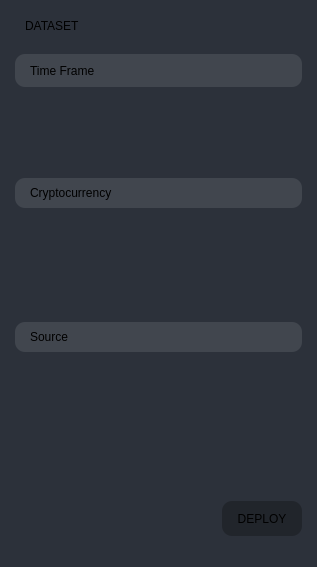
                           <widget class="QFrame" name="deployDatasetCard">
                            <property name="minimumSize">
                             <size>
                              <width>317</width>
                              <height>548</height>
                             </size>
                            </property>
                            <property name="maximumSize">
                             <size>
                              <width>317</width>
                              <height>16777215</height>
                             </size>
                            </property>
                            <property name="styleSheet">
                             <string notr="true">background: #2C313A;
border-radius: 10px;</string>
                            </property>
                            <property name="frameShape">
                             <enum>QFrame::NoFrame</enum>
                            </property>
                            <property name="frameShadow">
                             <enum>QFrame::Raised</enum>
                            </property>
                            <layout class="QVBoxLayout" name="verticalLayout_56">
                             <property name="spacing">
                              <number>13</number>
                             </property>
                             <property name="leftMargin">
                              <number>15</number>
                             </property>
                             <property name="topMargin">
                              <number>13</number>
                             </property>
                             <property name="rightMargin">
                              <number>15</number>
                             </property>
                             <property name="bottomMargin">
                              <number>13</number>
                             </property>
                             <item>
                              <widget class="QFrame" name="frame_60">
                               <property name="minimumSize">
                                <size>
                                 <width>0</width>
                                 <height>26</height>
                                </size>
                               </property>
                               <property name="maximumSize">
                                <size>
                                 <width>16777215</width>
                                 <height>26</height>
                                </size>
                               </property>
                               <property name="frameShape">
                                <enum>QFrame::NoFrame</enum>
                               </property>
                               <property name="frameShadow">
                                <enum>QFrame::Raised</enum>
                               </property>
                               <layout class="QVBoxLayout" name="verticalLayout_57">
                                <property name="spacing">
                                 <number>0</number>
                                </property>
                                <property name="leftMargin">
                                 <number>10</number>
                                </property>
                                <property name="topMargin">
                                 <number>0</number>
                                </property>
                                <property name="rightMargin">
                                 <number>0</number>
                                </property>
                                <property name="bottomMargin">
                                 <number>0</number>
                                </property>
                                <item alignment="Qt::AlignLeft">
                                 <widget class="QLabel" name="label_18">
                                  <property name="styleSheet">
                                   <string notr="true">font: 15px &quot;Segoe UI BOLD&quot;;</string>
                                  </property>
                                  <property name="text">
                                   <string>DATASET</string>
                                  </property>
                                 </widget>
                                </item>
                               </layout>
                              </widget>
                             </item>
                             <item>
                              <widget class="QFrame" name="frame_61">
                               <property name="minimumSize">
                                <size>
                                 <width>0</width>
                                 <height>418</height>
                                </size>
                               </property>
                               <property name="frameShape">
                                <enum>QFrame::NoFrame</enum>
                               </property>
                               <property name="frameShadow">
                                <enum>QFrame::Raised</enum>
                               </property>
                               <layout class="QGridLayout" name="gridLayout_4">
                                <property name="leftMargin">
                                 <number>0</number>
                                </property>
                                <property name="topMargin">
                                 <number>0</number>
                                </property>
                                <property name="rightMargin">
                                 <number>0</number>
                                </property>
                                <property name="bottomMargin">
                                 <number>0</number>
                                </property>
                                <property name="spacing">
                                 <number>25</number>
                                </property>
                                <item row="1" column="0">
                                 <widget class="QFrame" name="deployCryptoFrame">
                                  <property name="frameShape">
                                   <enum>QFrame::NoFrame</enum>
                                  </property>
                                  <property name="frameShadow">
                                   <enum>QFrame::Raised</enum>
                                  </property>
                                  <layout class="QVBoxLayout" name="verticalLayout_58">
                                   <property name="spacing">
                                    <number>10</number>
                                   </property>
                                   <property name="leftMargin">
                                    <number>0</number>
                                   </property>
                                   <property name="topMargin">
                                    <number>0</number>
                                   </property>
                                   <property name="rightMargin">
                                    <number>0</number>
                                   </property>
                                   <property name="bottomMargin">
                                    <number>0</number>
                                   </property>
                                   <item>
                                    <widget class="QFrame" name="frame_63">
                                     <property name="maximumSize">
                                      <size>
                                       <width>16777215</width>
                                       <height>33</height>
                                      </size>
                                     </property>
                                     <property name="styleSheet">
                                      <string notr="true">background: #41464E;
	border-radius: 10px;</string>
                                     </property>
                                     <property name="frameShape">
                                      <enum>QFrame::NoFrame</enum>
                                     </property>
                                     <property name="frameShadow">
                                      <enum>QFrame::Raised</enum>
                                     </property>
                                     <layout class="QVBoxLayout" name="verticalLayout_59">
                                      <property name="spacing">
                                       <number>0</number>
                                      </property>
                                      <property name="leftMargin">
                                       <number>15</number>
                                      </property>
                                      <property name="topMargin">
                                       <number>8</number>
                                      </property>
                                      <property name="rightMargin">
                                       <number>15</number>
                                      </property>
                                      <property name="bottomMargin">
                                       <number>8</number>
                                      </property>
                                      <item>
                                       <widget class="QLabel" name="label_19">
                                        <property name="text">
                                         <string>Cryptocurrency</string>
                                        </property>
                                       </widget>
                                      </item>
                                     </layout>
                                    </widget>
                                   </item>
                                   <item>
                                    <widget class="QFrame" name="frame_64">
                                     <property name="maximumSize">
                                      <size>
                                       <width>16777215</width>
                                       <height>79</height>
                                      </size>
                                     </property>
                                     <property name="frameShape">
                                      <enum>QFrame::NoFrame</enum>
                                     </property>
                                     <property name="frameShadow">
                                      <enum>QFrame::Raised</enum>
                                     </property>
                                     <layout class="QVBoxLayout" name="verticalLayout_60">
                                      <property name="spacing">
                                       <number>0</number>
                                      </property>
                                      <property name="leftMargin">
                                       <number>15</number>
                                      </property>
                                      <property name="topMargin">
                                       <number>0</number>
                                      </property>
                                      <property name="rightMargin">
                                       <number>15</number>
                                      </property>
                                      <property name="bottomMargin">
                                       <number>0</number>
                                      </property>
                                      <item alignment="Qt::AlignLeft">
                                       <widget class="QFrame" name="deployCryptoListFrame">
                                        <property name="frameShape">
                                         <enum>QFrame::NoFrame</enum>
                                        </property>
                                        <property name="frameShadow">
                                         <enum>QFrame::Raised</enum>
                                        </property>
                                        <layout class="QVBoxLayout" name="verticalLayout_61">
                                         <property name="spacing">
                                          <number>8</number>
                                         </property>
                                         <property name="leftMargin">
                                          <number>0</number>
                                         </property>
                                         <property name="topMargin">
                                          <number>0</number>
                                         </property>
                                         <property name="rightMargin">
                                          <number>0</number>
                                         </property>
                                         <property name="bottomMargin">
                                          <number>0</number>
                                         </property>
                                         <item>
                                          <widget class="QListWidget" name="deployCryptoList">
                                           <property name="frameShape">
                                            <enum>QFrame::NoFrame</enum>
                                           </property>
                                           <property name="editTriggers">
                                            <set>QAbstractItemView::NoEditTriggers</set>
                                           </property>
                                          </widget>
                                         </item>
                                        </layout>
                                       </widget>
                                      </item>
                                     </layout>
                                    </widget>
                                   </item>
                                  </layout>
                                 </widget>
                                </item>
                                <item row="0" column="0">
                                 <widget class="QFrame" name="deployTimeFrameFrame">
                                  <property name="frameShape">
                                   <enum>QFrame::NoFrame</enum>
                                  </property>
                                  <property name="frameShadow">
                                   <enum>QFrame::Raised</enum>
                                  </property>
                                  <layout class="QVBoxLayout" name="verticalLayout_62">
                                   <property name="spacing">
                                    <number>10</number>
                                   </property>
                                   <property name="leftMargin">
                                    <number>0</number>
                                   </property>
                                   <property name="topMargin">
                                    <number>0</number>
                                   </property>
                                   <property name="rightMargin">
                                    <number>0</number>
                                   </property>
                                   <property name="bottomMargin">
                                    <number>0</number>
                                   </property>
                                   <item>
                                    <widget class="QFrame" name="divHeader_3">
                                     <property name="maximumSize">
                                      <size>
                                       <width>16777215</width>
                                       <height>33</height>
                                      </size>
                                     </property>
                                     <property name="styleSheet">
                                      <string notr="true">background: #41464E;
	border-radius: 10px;</string>
                                     </property>
                                     <property name="frameShape">
                                      <enum>QFrame::NoFrame</enum>
                                     </property>
                                     <property name="frameShadow">
                                      <enum>QFrame::Raised</enum>
                                     </property>
                                     <layout class="QVBoxLayout" name="verticalLayout_63">
                                      <property name="spacing">
                                       <number>0</number>
                                      </property>
                                      <property name="leftMargin">
                                       <number>15</number>
                                      </property>
                                      <property name="topMargin">
                                       <number>8</number>
                                      </property>
                                      <property name="rightMargin">
                                       <number>15</number>
                                      </property>
                                      <property name="bottomMargin">
                                       <number>8</number>
                                      </property>
                                      <item>
                                       <widget class="QLabel" name="label_20">
                                        <property name="styleSheet">
                                         <string notr="true"/>
                                        </property>
                                        <property name="text">
                                         <string>Time Frame</string>
                                        </property>
                                       </widget>
                                      </item>
                                     </layout>
                                    </widget>
                                   </item>
                                   <item>
                                    <widget class="QFrame" name="frame_66">
                                     <property name="maximumSize">
                                      <size>
                                       <width>16777215</width>
                                       <height>52</height>
                                      </size>
                                     </property>
                                     <property name="frameShape">
                                      <enum>QFrame::NoFrame</enum>
                                     </property>
                                     <property name="frameShadow">
                                      <enum>QFrame::Raised</enum>
                                     </property>
                                     <layout class="QVBoxLayout" name="verticalLayout_64">
                                      <property name="spacing">
                                       <number>8</number>
                                      </property>
                                      <property name="leftMargin">
                                       <number>15</number>
                                      </property>
                                      <property name="topMargin">
                                       <number>0</number>
                                      </property>
                                      <property name="rightMargin">
                                       <number>15</number>
                                      </property>
                                      <property name="bottomMargin">
                                       <number>0</number>
                                      </property>
                                      <item alignment="Qt::AlignLeft">
                                       <widget class="QFrame" name="deployTimeFrameListFrame">
                                        <property name="frameShape">
                                         <enum>QFrame::NoFrame</enum>
                                        </property>
                                        <property name="frameShadow">
                                         <enum>QFrame::Raised</enum>
                                        </property>
                                        <layout class="QVBoxLayout" name="verticalLayout_65">
                                         <property name="spacing">
                                          <number>0</number>
                                         </property>
                                         <property name="leftMargin">
                                          <number>0</number>
                                         </property>
                                         <property name="topMargin">
                                          <number>0</number>
                                         </property>
                                         <property name="rightMargin">
                                          <number>0</number>
                                         </property>
                                         <property name="bottomMargin">
                                          <number>0</number>
                                         </property>
                                         <item>
                                          <widget class="QListWidget" name="deployTimeFrameList">
                                           <property name="frameShape">
                                            <enum>QFrame::NoFrame</enum>
                                           </property>
                                           <property name="editTriggers">
                                            <set>QAbstractItemView::NoEditTriggers</set>
                                           </property>
                                          </widget>
                                         </item>
                                        </layout>
                                       </widget>
                                      </item>
                                     </layout>
                                    </widget>
                                   </item>
                                  </layout>
                                 </widget>
                                </item>
                                <item row="2" column="0">
                                 <widget class="QFrame" name="deploySourceFrame">
                                  <property name="frameShape">
                                   <enum>QFrame::NoFrame</enum>
                                  </property>
                                  <property name="frameShadow">
                                   <enum>QFrame::Raised</enum>
                                  </property>
                                  <layout class="QVBoxLayout" name="verticalLayout_76">
                                   <property name="spacing">
                                    <number>10</number>
                                   </property>
                                   <property name="leftMargin">
                                    <number>0</number>
                                   </property>
                                   <property name="topMargin">
                                    <number>0</number>
                                   </property>
                                   <property name="rightMargin">
                                    <number>0</number>
                                   </property>
                                   <property name="bottomMargin">
                                    <number>0</number>
                                   </property>
                                   <item>
                                    <widget class="QFrame" name="frame_69">
                                     <property name="maximumSize">
                                      <size>
                                       <width>16777215</width>
                                       <height>33</height>
                                      </size>
                                     </property>
                                     <property name="styleSheet">
                                      <string notr="true">background: #41464E;
border-radius: 10px;</string>
                                     </property>
                                     <property name="frameShape">
                                      <enum>QFrame::NoFrame</enum>
                                     </property>
                                     <property name="frameShadow">
                                      <enum>QFrame::Raised</enum>
                                     </property>
                                     <layout class="QVBoxLayout" name="verticalLayout_77">
                                      <property name="spacing">
                                       <number>0</number>
                                      </property>
                                      <property name="leftMargin">
                                       <number>15</number>
                                      </property>
                                      <property name="topMargin">
                                       <number>8</number>
                                      </property>
                                      <property name="rightMargin">
                                       <number>15</number>
                                      </property>
                                      <property name="bottomMargin">
                                       <number>8</number>
                                      </property>
                                      <item>
                                       <widget class="QLabel" name="label_26">
                                        <property name="text">
                                         <string>Source</string>
                                        </property>
                                       </widget>
                                      </item>
                                     </layout>
                                    </widget>
                                   </item>
                                   <item>
                                    <widget class="QFrame" name="frame_74">
                                     <property name="maximumSize">
                                      <size>
                                       <width>16777215</width>
                                       <height>108</height>
                                      </size>
                                     </property>
                                     <property name="frameShape">
                                      <enum>QFrame::NoFrame</enum>
                                     </property>
                                     <property name="frameShadow">
                                      <enum>QFrame::Raised</enum>
                                     </property>
                                     <layout class="QVBoxLayout" name="verticalLayout_78">
                                      <property name="spacing">
                                       <number>0</number>
                                      </property>
                                      <property name="leftMargin">
                                       <number>15</number>
                                      </property>
                                      <property name="topMargin">
                                       <number>0</number>
                                      </property>
                                      <property name="rightMargin">
                                       <number>15</number>
                                      </property>
                                      <property name="bottomMargin">
                                       <number>0</number>
                                      </property>
                                      <item alignment="Qt::AlignLeft">
                                       <widget class="QFrame" name="deploySourceListFrame">
                                        <property name="frameShape">
                                         <enum>QFrame::NoFrame</enum>
                                        </property>
                                        <property name="frameShadow">
                                         <enum>QFrame::Raised</enum>
                                        </property>
                                        <layout class="QVBoxLayout" name="verticalLayout_79">
                                         <property name="spacing">
                                          <number>8</number>
                                         </property>
                                         <property name="leftMargin">
                                          <number>0</number>
                                         </property>
                                         <property name="topMargin">
                                          <number>0</number>
                                         </property>
                                         <property name="rightMargin">
                                          <number>0</number>
                                         </property>
                                         <property name="bottomMargin">
                                          <number>0</number>
                                         </property>
                                         <item>
                                          <widget class="QListWidget" name="deploySourceList">
                                           <property name="frameShape">
                                            <enum>QFrame::NoFrame</enum>
                                           </property>
                                           <property name="editTriggers">
                                            <set>QAbstractItemView::NoEditTriggers</set>
                                           </property>
                                          </widget>
                                         </item>
                                        </layout>
                                       </widget>
                                      </item>
                                     </layout>
                                    </widget>
                                   </item>
                                  </layout>
                                 </widget>
                                </item>
                               </layout>
                              </widget>
                             </item>
                             <item>
                              <widget class="QFrame" name="frame_70">
                               <property name="minimumSize">
                                <size>
                                 <width>0</width>
                                 <height>71</height>
                                </size>
                               </property>
                               <property name="frameShape">
                                <enum>QFrame::NoFrame</enum>
                               </property>
                               <property name="frameShadow">
                                <enum>QFrame::Raised</enum>
                               </property>
                               <layout class="QHBoxLayout" name="horizontalLayout_32">
                                <property name="spacing">
                                 <number>0</number>
                                </property>
                                <property name="leftMargin">
                                 <number>0</number>
                                </property>
                                <property name="topMargin">
                                 <number>0</number>
                                </property>
                                <property name="rightMargin">
                                 <number>0</number>
                                </property>
                                <property name="bottomMargin">
                                 <number>0</number>
                                </property>
                                <item alignment="Qt::AlignRight">
                                 <widget class="QFrame" name="deployButtonFrame">
                                  <property name="styleSheet">
                                   <string notr="true"/>
                                  </property>
                                  <property name="frameShape">
                                   <enum>QFrame::NoFrame</enum>
                                  </property>
                                  <property name="frameShadow">
                                   <enum>QFrame::Raised</enum>
                                  </property>
                                  <layout class="QHBoxLayout" name="horizontalLayout_33">
                                   <property name="spacing">
                                    <number>20</number>
                                   </property>
                                   <property name="leftMargin">
                                    <number>0</number>
                                   </property>
                                   <property name="topMargin">
                                    <number>0</number>
                                   </property>
                                   <property name="rightMargin">
                                    <number>0</number>
                                   </property>
                                   <property name="bottomMargin">
                                    <number>0</number>
                                   </property>
                                   <item>
                                    <widget class="QPushButton" name="btn_deployDeploy">
                                     <property name="minimumSize">
                                      <size>
                                       <width>80</width>
                                       <height>35</height>
                                      </size>
                                     </property>
                                     <property name="styleSheet">
                                      <string notr="true">* { background: rgb(33, 37, 43);}</string>
                                     </property>
                                     <property name="text">
                                      <string>DEPLOY</string>
                                     </property>
                                    </widget>
                                   </item>
                                  </layout>
                                 </widget>
                                </item>
                               </layout>
                              </widget>
                             </item>
                            </layout>
                           </widget>
